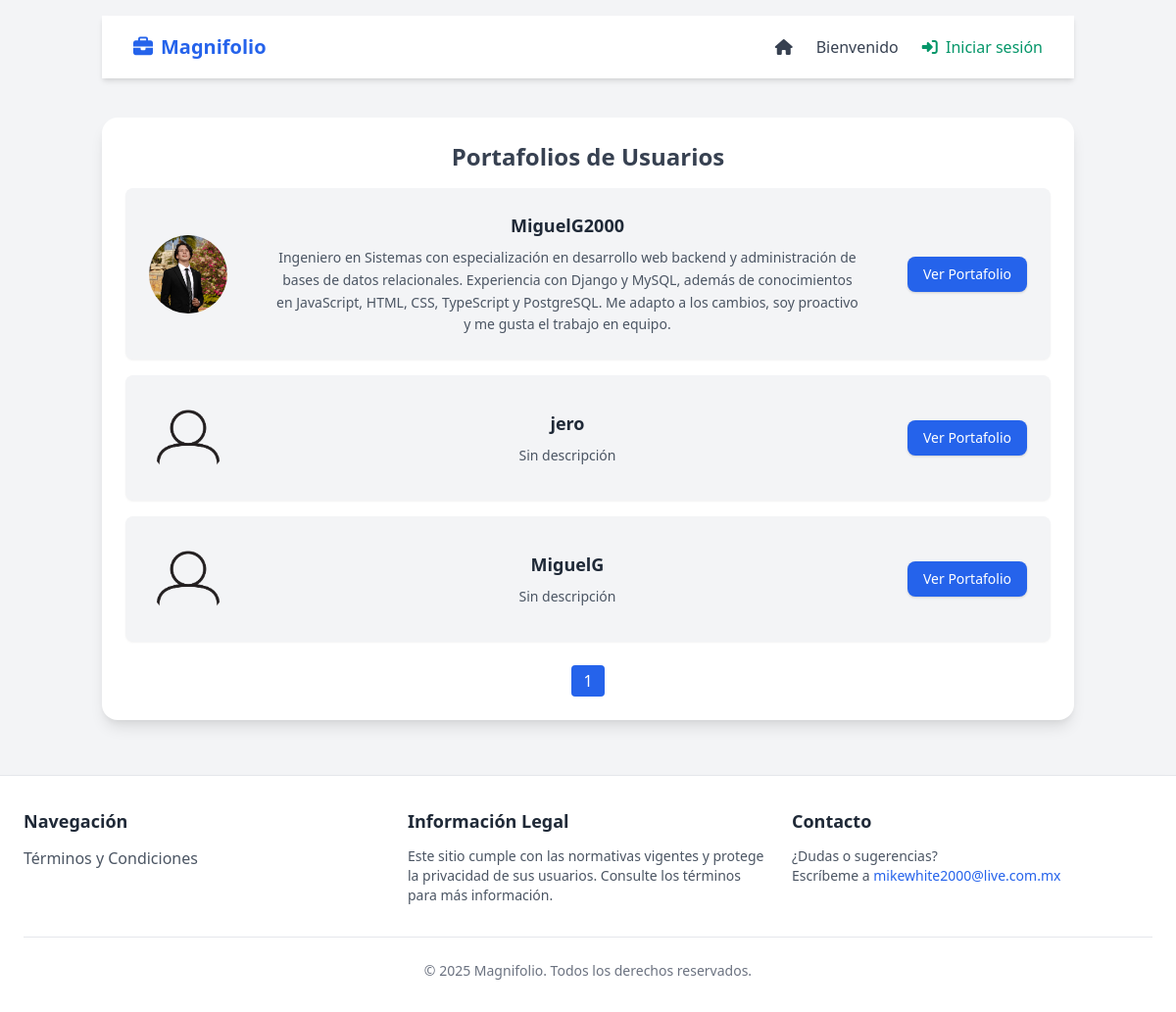
Before: / with the older database file.
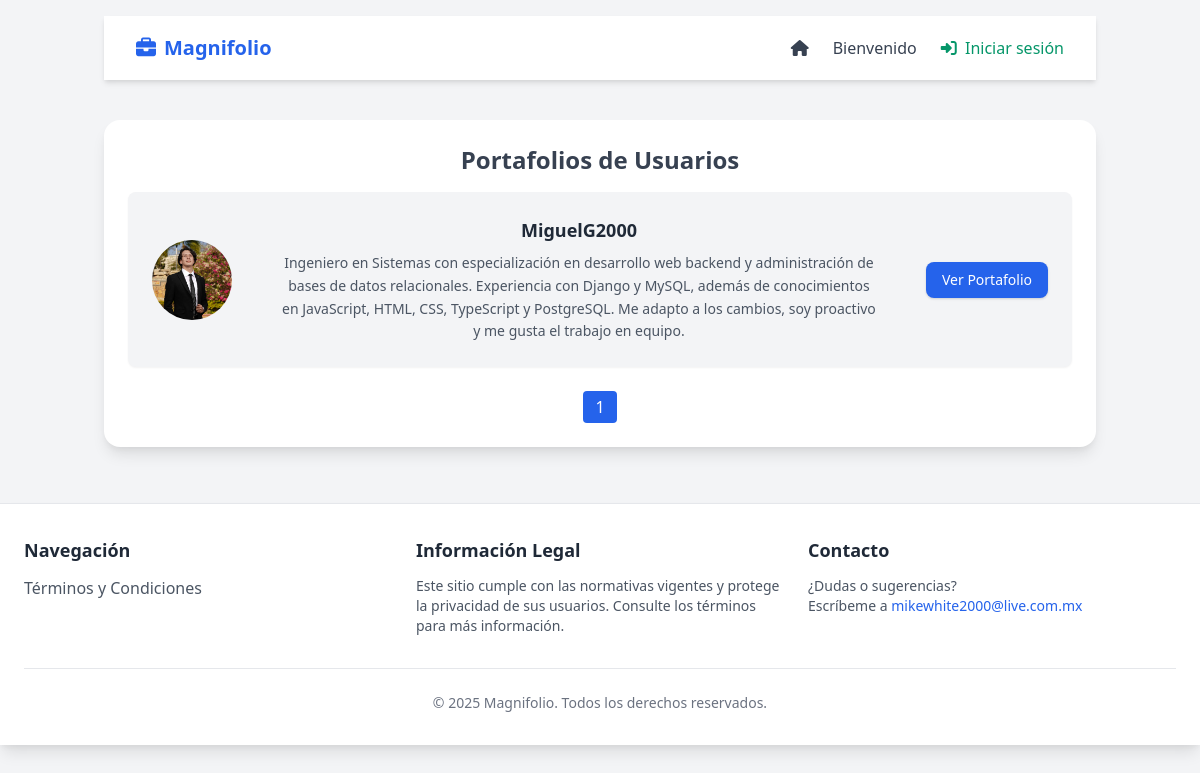
After: the same page with the newer database file.
### usuarios/models.py (models this page shows, shortened)
class Usuario(AbstractUser):
    descripcion = models.TextField(max_length=300, null=True, blank=True)
    foto_perfil = models.ImageField(upload_to='fotos/', null=True, blank=True)
    visible = models.BooleanField(default=True)

### usuarios/views.py (the view)
# urls.py: path("", index, name="index"),
def index(request):
    usuarios_list = Usuario.objects.filter(visible=True)
    paginator = Paginator(usuarios_list, 5)
    page_number = request.GET.get('page')
    usuarios = paginator.get_page(page_number)
    context = {
        "usuarios": usuarios,
    }
    return render(request, "index.html", context)

### templates/index.html (shortened to what this page needs)
{% extends 'base.html' %}
{% load static %}
{% block navbar %}
    {% include 'navbar.html' %}
{% endblock %}
{% block content %}
<div class="text-center mt-10">
    <div class="bg-white shadow-lg rounded-2xl p-6 mt-6">
        <h2 class="text-2xl font-bold text-gray-700 mb-4">Portafolios de Usuarios</h2>
        <div class="space-y-4">
            {% for usuario in usuarios %}
                <div class="flex items-center bg-gray-100 p-6 rounded-lg shadow-sm">
                    {% if usuario.foto_perfil %}
                        <img src="{{ usuario.foto_perfil.url }}" alt="{{ usuario.username }}"
                             class="w-20 h-20 rounded-full object-cover mr-6">
                    {% else %}
                        <img src="{% static 'images/default-profile.webp' %}" alt="{{ usuario.username }}"
                             class="w-20 h-20 rounded-full object-cover mr-6">
                    {% endif %}
                    <div class="flex-1 flex flex-col justify-center text-center px-6">
                        <h3 class="text-lg font-semibold text-gray-800 mb-2">{{ usuario.username }}</h3>
                        <p class="text-gray-600 text-sm leading-relaxed max-w-3xl mx-auto">
                            {{ usuario.descripcion|default:"Sin descripción" }}
                        </p>
                    </div>
                    <a href="{% url 'portafolio' usuario.username %}"
                       class="ml-6 bg-blue-600 hover:bg-blue-700 text-white text-sm px-4 py-2 rounded-lg shadow transition">
                        Ver Portafolio
                    </a>
                </div>
            {% empty %}
                <p class="text-gray-500">No hay portafolios disponibles.</p>
            {% endfor %}
        </div>
        <div class="flex justify-center mt-6 space-x-2">
            {% for num in usuarios.paginator.page_range %}
                {% if usuarios.number == num %}
                    <span class="px-3 py-1 bg-blue-600 text-white rounded">{{ num }}</span>
                {% else %}
                    <a href="?page={{ num }}" class="px-3 py-1 bg-gray-200 rounded hover:bg-gray-300">{{ num }}</a>
                {% endif %}
            {% endfor %}
        </div>
    </div>
</div>
{% endblock %}

### templates/base.html (shortened to what this page needs)
{% load static %}
<!DOCTYPE html>
<html lang="es">
<head>
    <link href="https://cdn.jsdelivr.net/npm/tailwindcss@2.2.19/dist/tailwind.min.css" rel="stylesheet">
    <link rel="stylesheet" href="https://cdnjs.cloudflare.com/ajax/libs/font-awesome/6.5.1/css/all.min.css">
    <link  href="https://cdnjs.cloudflare.com/ajax/libs/cropperjs/1.5.13/cropper.min.css" rel="stylesheet">
</head>
<body class="bg-gray-100 text-gray-800">
    <div class="container mx-auto p-4">
    {% block navbar %}{% endblock %}
        {% block content %}{% endblock %}
    </div>
{% block footer %}
    {% include 'footer.html' %}
{% endblock %}
</body>
</html>

### templates/navbar.html (shortened to what this page needs)
{% load static %}
<!DOCTYPE html>
<html lang="es">
<head>
    <link href="https://cdn.jsdelivr.net/npm/tailwindcss@2.2.19/dist/tailwind.min.css" rel="stylesheet">
    <link rel="stylesheet" href="https://cdnjs.cloudflare.com/ajax/libs/font-awesome/6.5.1/css/all.min.css">
</head>
<body class="bg-gray-100 text-gray-800">
    <nav class="bg-white shadow-md">
        <div class="max-w-7xl mx-auto px-4 sm:px-6 lg:px-8">
            <div class="flex justify-between h-16">
                <div class="flex items-center">
                    <a href="{% url 'index' %}" class="text-xl font-bold text-blue-600 flex items-center">
                        <i class="fa-solid fa-briefcase mr-2"></i> Magnifolio
                    </a>
                </div>
                <div class="hidden md:flex items-center space-x-6">
                    <a href="{% url 'index' %}" class="text-gray-700 hover:text-blue-600 transition">
                        <i class="fa-solid fa-house"></i>
                    </a>
                    {% if request.user.is_authenticated %}
                        <span class="text-gray-700">
                            Bienvenido, {{ request.user.username }}
                        </span>
                        <div class="relative">
                            <button id="perfil-btn" class="text-gray-700 hover:text-blue-600 transition flex items-center">
                                <i class="fa-solid fa-user mr-1"></i> Mi Perfil
                                <i class="fa-solid fa-chevron-down ml-1 text-sm"></i>
                            </button>
                            <div id="perfil-menu" class="absolute right-0 mt-2 w-48 bg-white rounded-md shadow-lg hidden z-20">
                                <a href="{% url 'mi_perfil' %}" class="block px-4 py-2 text-gray-700 hover:bg-gray-100">
                                    <i class="fa-solid fa-user-pen mr-1"></i> Editar Perfil
                                </a>
                                <a href="{% url 'mi_portafolio' %}" class="block px-4 py-2 text-gray-700 hover:bg-gray-100">
                                    <i class="fa-solid fa-folder-plus mr-1"></i> Crear Portafolio
                                </a>
                            </div>
                        </div>
                        <a href="{% url 'logout' %}" class="text-red-600 hover:text-red-700 transition">
                            <i class="fa-solid fa-right-from-bracket mr-1"></i> Cerrar sesión
                        </a>
                    {% else %}
                        <a href="{% url 'index' %}" class="text-gray-700 hover:text-blue-600 transition">
                            Bienvenido
                        </a>
                        <a href="{% url 'login' %}" class="text-green-600 hover:text-green-700 transition">
                            <i class="fa-solid fa-right-to-bracket mr-1"></i> Iniciar sesión
                        </a>
                    {% endif %}
                </div>
            </div>
        </div>
    </nav>
</body>
</html>

### templates/footer.html
{% load static %}
<footer class="bg-white shadow-lg border-t mt-10">
    <div class="max-w-7xl mx-auto px-6 py-8">
        <div class="grid grid-cols-1 md:grid-cols-3 gap-6 text-center md:text-left">
            <div>
                <h3 class="text-lg font-semibold text-gray-800 mb-3">Navegación</h3>
                <ul class="space-y-2">
                    <li><a href="{% url 'terminos' %}" class="text-gray-600 hover:text-blue-600 transition">Términos y Condiciones</a></li>
                </ul>
            </div>
            <div>
                <h3 class="text-lg font-semibold text-gray-800 mb-3">Información Legal</h3>
                <p class="text-gray-600 text-sm">
                    Este sitio cumple con las normativas vigentes y protege la privacidad de sus usuarios.
                    Consulte los términos para más información.
                </p>
            </div>
            <div>
                <h3 class="text-lg font-semibold text-gray-800 mb-3">Contacto</h3>
                <p class="text-gray-600 text-sm">
                    ¿Dudas o sugerencias? <br>
                    Escríbeme a
                    <a href="mikewhite2000@live.com.mx" class="text-blue-600 hover:underline">mikewhite2000@live.com.mx</a>
                </p>
            </div>
        </div>
        <div class="border-t border-gray-200 mt-8 pt-6 text-center">
            <p class="text-gray-500 text-sm">
                © 2025 Magnifolio. Todos los derechos reservados.
            </p>
        </div>
    </div>
</footer>

Changed rows visible on the page:
removed Usuario: username "jero", descripcion "Sin descripción"
removed Usuario: username "MiguelG", descripcion "Sin descripción"
